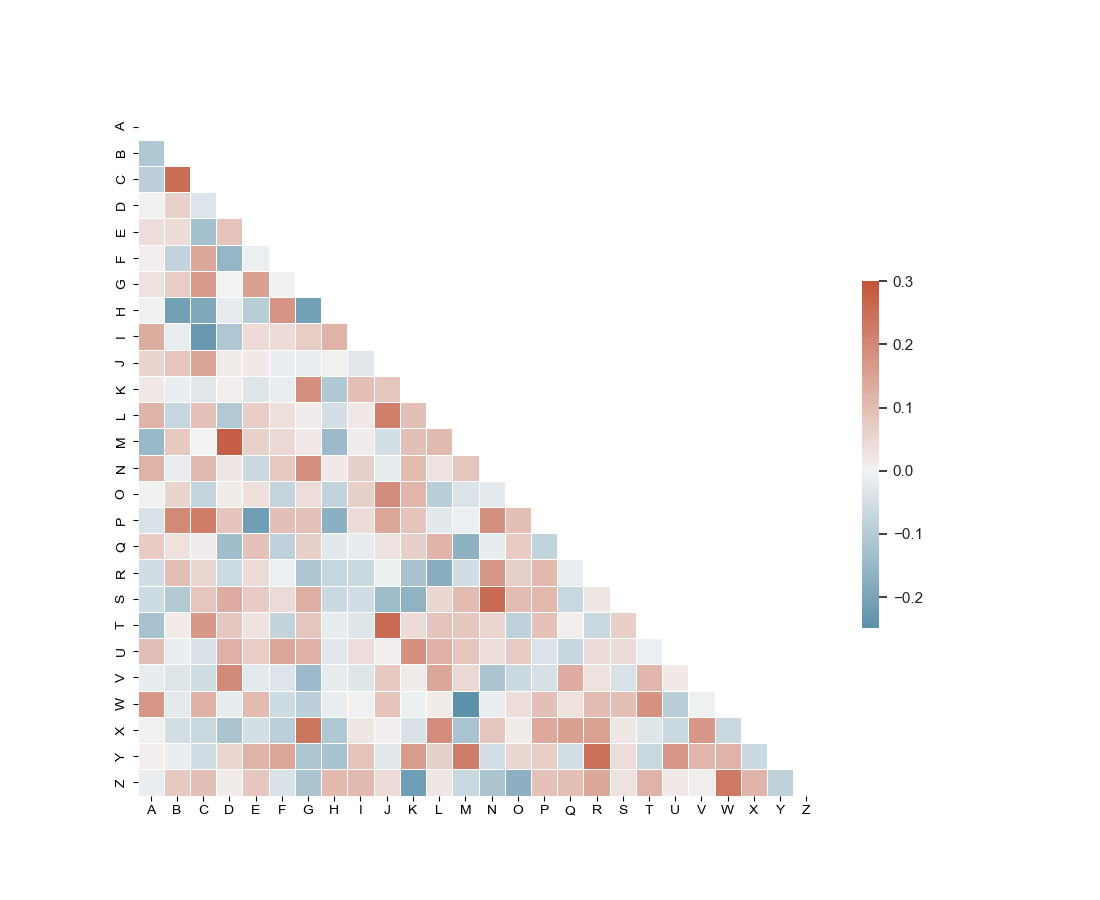

This figure's Python source:
# 引入所需库
import seaborn as sns
import matplotlib.pyplot as plt
from string import ascii_letters
import numpy as np
import pandas as pd

# 设置图大小
f, ax = plt.subplots(figsize=(11, 9))
# 将主题设置为白色风格
sns.set_theme(style="white")

# 创建随机数据集
rs = np.random.RandomState(33)
d = pd.DataFrame(data=rs.normal(size=(100, 26)),
                 columns=list(ascii_letters[26:]))

# 计算相关矩阵
corr = d.corr()

# 为上部三角生成遮罩
mask = np.triu(np.ones_like(corr, dtype=bool))

# 定义热力图的颜色映射
cmap = sns.diverging_palette(230, 20, as_cmap=True)

# 绘制热力图
sns.heatmap(corr, mask=mask, cmap=cmap, vmax=.3, center=0,
            square=True, linewidths=.5, cbar_kws={"shrink": .5})
plt.show()
